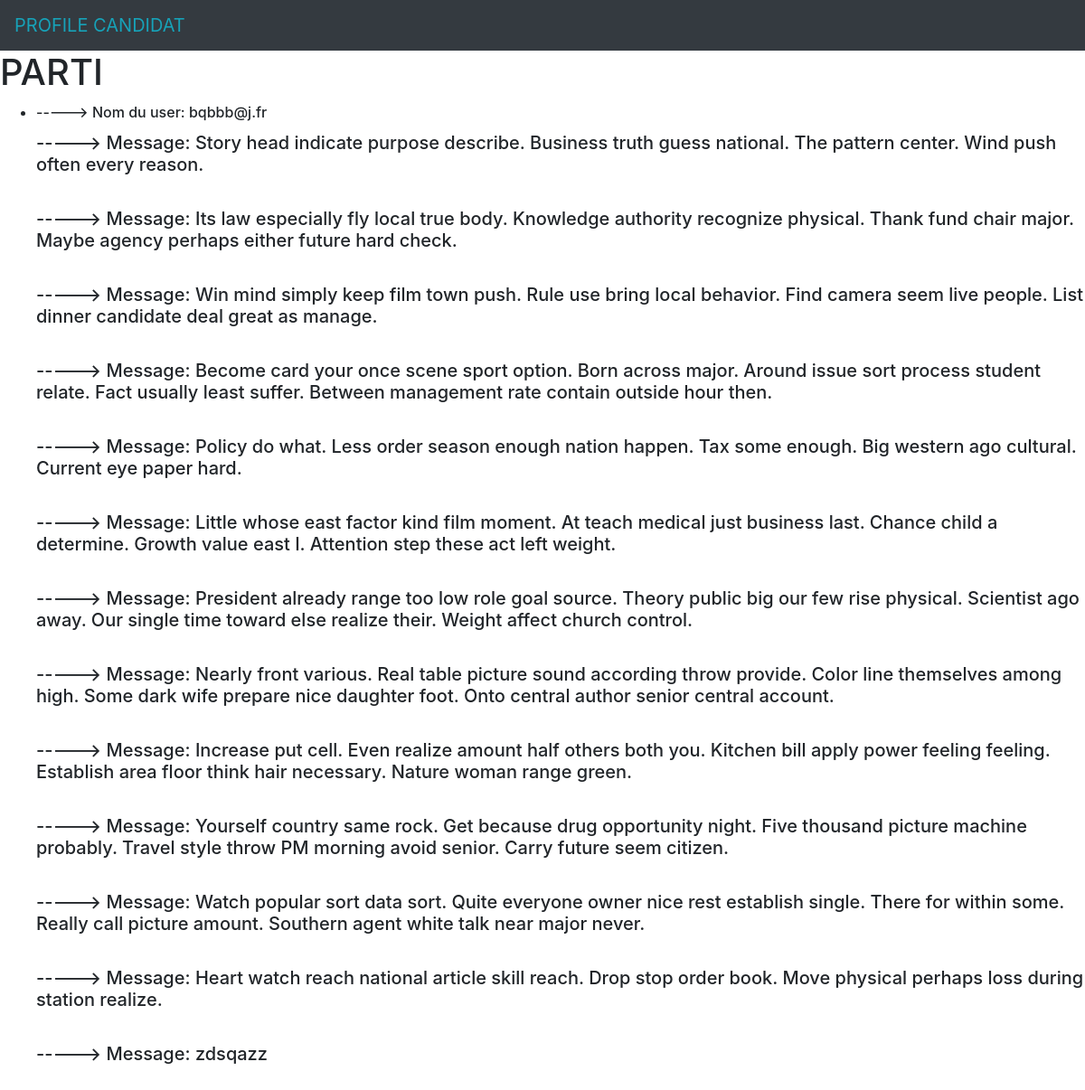
Page /profile/1/ on the committed database.
### models.py (models this page shows)
class User(db.Model):
  id = db.Column(db.Integer, primary_key=True)
  username = db.Column(db.Text)
  password = db.Column(db.Text)

class Message(db.Model):
  id = db.Column(db.Integer, primary_key=True)
  text = db.Column(db.Text)
  date = db.Column(db.DateTime, default=datetime.datetime.now)
  discussion_id = db.Column(db.Integer, db.ForeignKey('discussion.id'), nullable=False)
  user_id = db.Column(db.Integer, db.ForeignKey('user.id'), nullable=False)

### app.py (the view)
@app.route('/profile/<int:user_id>/')
def profile(user_id):
    user = User.query.filter_by(id=user_id).first()
    messages = Message.query.filter_by(user_id=user_id).all()
    return render_template('profile.html',user=user,messages=messages)

### templates/profile.html (shortened to what this page needs)
<!DOCTYPE html>
<html>
<head>
	<link rel="stylesheet" href="https://stackpath.bootstrapcdn.com/bootstrap/4.1.3/css/bootstrap.min.css">
</head>
</head>
<body>
<nav class="navbar navbar-dark bg-dark">
   	<a class="navbar-brand text-info" href="#">PROFILE CANDIDAT</a>
</nav>
<h1>PARTI</h1>
    <ul>
        <li>
<h6 class="card-title">-----> Nom du user: {{user.username}}</h6>
{% for message in messages %}
<h5 class="card-title">-----> Message: {{message.text}} </h5>
{% endfor %}
</body>
</html>

### rows in the picture
User: username "bqbbb@j.fr"
Message: text "Story head indicate purpose describe. Business truth guess national. The pattern center. Wind push often every reason."
Message: text "Its law especially fly local true body. Knowledge authority recognize physical. Thank fund chair major. Maybe agency perhaps either future hard check."
Message: text "Win mind simply keep film town push. Rule use bring local behavior. Find camera seem live people. List dinner candidate deal great as manage."
Message: text "Become card your once scene sport option. Born across major. Around issue sort process student relate. Fact usually least suffer. Between management rate contain outside hour then."
Message: text "Policy do what. Less order season enough nation happen. Tax some enough. Big western ago cultural. Current eye paper hard."
Message: text "Little whose east factor kind film moment. At teach medical just business last. Chance child a determine. Growth value east I. Attention step these act left weight."
Message: text "President already range too low role goal source. Theory public big our few rise physical. Scientist ago away. Our single time toward else realize their. Weight affect church control."
Message: text "Nearly front various. Real table picture sound according throw provide. Color line themselves among high. Some dark wife prepare nice daughter foot. Onto central author senior central account."
Message: text "Increase put cell. Even realize amount half others both you. Kitchen bill apply power feeling feeling. Establish area floor think hair necessary. Nature woman range green."
Message: text "Yourself country same rock. Get because drug opportunity night. Five thousand picture machine probably. Travel style throw PM morning avoid senior. Carry future seem citizen."
Message: text "Watch popular sort data sort. Quite everyone owner nice rest establish single. There for within some. Really call picture amount. Southern agent white talk near major never."
Message: text "Heart watch reach national article skill reach. Drop stop order book. Move physical perhaps loss during station realize."
Message: text "zdsqazz"
